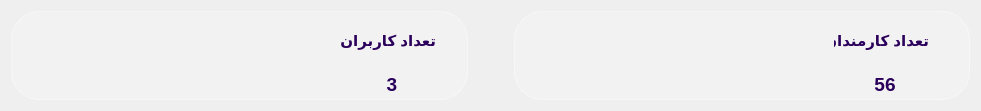
       <widget class="QWidget" name="horizontalLayoutWidget_3">
        <property name="geometry">
         <rect>
          <x>10</x>
          <y>180</y>
          <width>981</width>
          <height>111</height>
         </rect>
        </property>
        <layout class="QHBoxLayout" name="horizontalLayout_3">
         <item>
          <widget class="QWidget" name="users_widget" native="true">
           <property name="styleSheet">
            <string notr="true">QWidget#users_widget {
    background-color: rgba(255, 255, 255, 45);
    border: 1px solid rgba(255, 255, 255, 110);
    border-radius: 28px;
}</string>
           </property>
           <widget class="QLabel" name="label_5">
            <property name="geometry">
             <rect>
              <x>320</x>
              <y>10</y>
              <width>119</width>
              <height>40</height>
             </rect>
            </property>
            <property name="sizePolicy">
             <sizepolicy hsizetype="Fixed" vsizetype="Fixed">
              <horstretch>0</horstretch>
              <verstretch>0</verstretch>
             </sizepolicy>
            </property>
            <property name="styleSheet">
             <string notr="true">QLabel {
    background-color: transparent;
    color: #2a005b;
    border: none;
    border-radius: 15px;
    padding: 10px;
    font-family: &quot;Segoe UI&quot;;
    font-size: 15px;
    font-weight: bold;
}</string>
            </property>
            <property name="text">
             <string>تعداد کاربران</string>
            </property>
           </widget>
           <widget class="QLabel" name="label_6">
            <property name="geometry">
             <rect>
              <x>360</x>
              <y>50</y>
              <width>42</width>
              <height>46</height>
             </rect>
            </property>
            <property name="sizePolicy">
             <sizepolicy hsizetype="Expanding" vsizetype="Expanding">
              <horstretch>0</horstretch>
              <verstretch>0</verstretch>
             </sizepolicy>
            </property>
            <property name="styleSheet">
             <string notr="true">QLabel {
    background-color: transparent;
    color: #2a005b;
    border: none;
    border-radius: 15px;
    padding: 10px;
    font-family: &quot;Segoe UI&quot;;
    font-size: 19px;
    font-weight: bold;
}</string>
            </property>
            <property name="text">
             <string>3</string>
            </property>
            <property name="alignment">
             <set>Qt::AlignmentFlag::AlignCenter</set>
            </property>
           </widget>
           <widget class="QLabel" name="label_7">
            <property name="geometry">
             <rect>
              <x>30</x>
              <y>20</y>
              <width>71</width>
              <height>71</height>
             </rect>
            </property>
            <property name="sizePolicy">
             <sizepolicy hsizetype="Fixed" vsizetype="Fixed">
              <horstretch>0</horstretch>
              <verstretch>0</verstretch>
             </sizepolicy>
            </property>
            <property name="minimumSize">
             <size>
              <width>71</width>
              <height>71</height>
             </size>
            </property>
            <property name="maximumSize">
             <size>
              <width>71</width>
              <height>71</height>
             </size>
            </property>
            <property name="styleSheet">
             <string notr="true">QLabel{
    border-image: url(:/images/9da65888-5452-42cc-99a5-c43c5d1c1e25.png);
    border-radius: 40px;
}</string>
            </property>
            <property name="text">
             <string/>
            </property>
            <property name="alignment">
             <set>Qt::AlignmentFlag::AlignRight|Qt::AlignmentFlag::AlignTrailing|Qt::AlignmentFlag::AlignVCenter</set>
            </property>
            <property name="textInteractionFlags">
             <set>Qt::TextInteractionFlag::LinksAccessibleByMouse</set>
            </property>
           </widget>
          </widget>
         </item>
         <item>
          <spacer name="horizontalSpacer_7">
           <property name="orientation">
            <enum>Qt::Orientation::Horizontal</enum>
           </property>
           <property name="sizeType">
            <enum>QSizePolicy::Policy::Fixed</enum>
           </property>
           <property name="sizeHint" stdset="0">
            <size>
             <width>40</width>
             <height>20</height>
            </size>
           </property>
          </spacer>
         </item>
         <item>
          <widget class="QWidget" name="karmandan_widget" native="true">
           <property name="styleSheet">
            <string notr="true">QWidget#karmandan_widget {
    background-color: rgba(255, 255, 255, 45);
    border: 1px solid rgba(255, 255, 255, 110);
    border-radius: 28px;
}</string>
           </property>
           <widget class="QLabel" name="label_2">
            <property name="geometry">
             <rect>
              <x>310</x>
              <y>10</y>
              <width>119</width>
              <height>40</height>
             </rect>
            </property>
            <property name="sizePolicy">
             <sizepolicy hsizetype="Fixed" vsizetype="Fixed">
              <horstretch>0</horstretch>
              <verstretch>0</verstretch>
             </sizepolicy>
            </property>
            <property name="styleSheet">
             <string notr="true">QLabel {
    background-color: transparent;
    color: #2a005b;
    border: none;
    border-radius: 15px;
    padding: 10px;
    font-family: &quot;Segoe UI&quot;;
    font-size: 15px;
    font-weight: bold;
}</string>
            </property>
            <property name="text">
             <string>تعداد کارمندان</string>
            </property>
           </widget>
           <widget class="QLabel" name="label_3">
            <property name="geometry">
             <rect>
              <x>350</x>
              <y>50</y>
              <width>42</width>
              <height>46</height>
             </rect>
            </property>
            <property name="sizePolicy">
             <sizepolicy hsizetype="Expanding" vsizetype="Expanding">
              <horstretch>0</horstretch>
              <verstretch>0</verstretch>
             </sizepolicy>
            </property>
            <property name="styleSheet">
             <string notr="true">QLabel {
    background-color: transparent;
    color: #2a005b;
    border: none;
    border-radius: 15px;
    padding: 10px;
    font-family: &quot;Segoe UI&quot;;
    font-size: 19px;
    font-weight: bold;
}</string>
            </property>
            <property name="text">
             <string>56</string>
            </property>
            <property name="alignment">
             <set>Qt::AlignmentFlag::AlignCenter</set>
            </property>
           </widget>
           <widget class="QLabel" name="label_4">
            <property name="geometry">
             <rect>
              <x>40</x>
              <y>20</y>
              <width>71</width>
              <height>71</height>
             </rect>
            </property>
            <property name="sizePolicy">
             <sizepolicy hsizetype="Fixed" vsizetype="Fixed">
              <horstretch>0</horstretch>
              <verstretch>0</verstretch>
             </sizepolicy>
            </property>
            <property name="minimumSize">
             <size>
              <width>71</width>
              <height>71</height>
             </size>
            </property>
            <property name="maximumSize">
             <size>
              <width>71</width>
              <height>71</height>
             </size>
            </property>
            <property name="styleSheet">
             <string notr="true">QLabel{
    border-image: url(:/images/b2e30a1c-78b2-484d-9e76-eeb775bf3efe.png);
    border-radius: 40px;
}</string>
            </property>
            <property name="text">
             <string/>
            </property>
            <property name="alignment">
             <set>Qt::AlignmentFlag::AlignRight|Qt::AlignmentFlag::AlignTrailing|Qt::AlignmentFlag::AlignVCenter</set>
            </property>
            <property name="textInteractionFlags">
             <set>Qt::TextInteractionFlag::LinksAccessibleByMouse</set>
            </property>
           </widget>
          </widget>
         </item>
        </layout>
       </widget>
